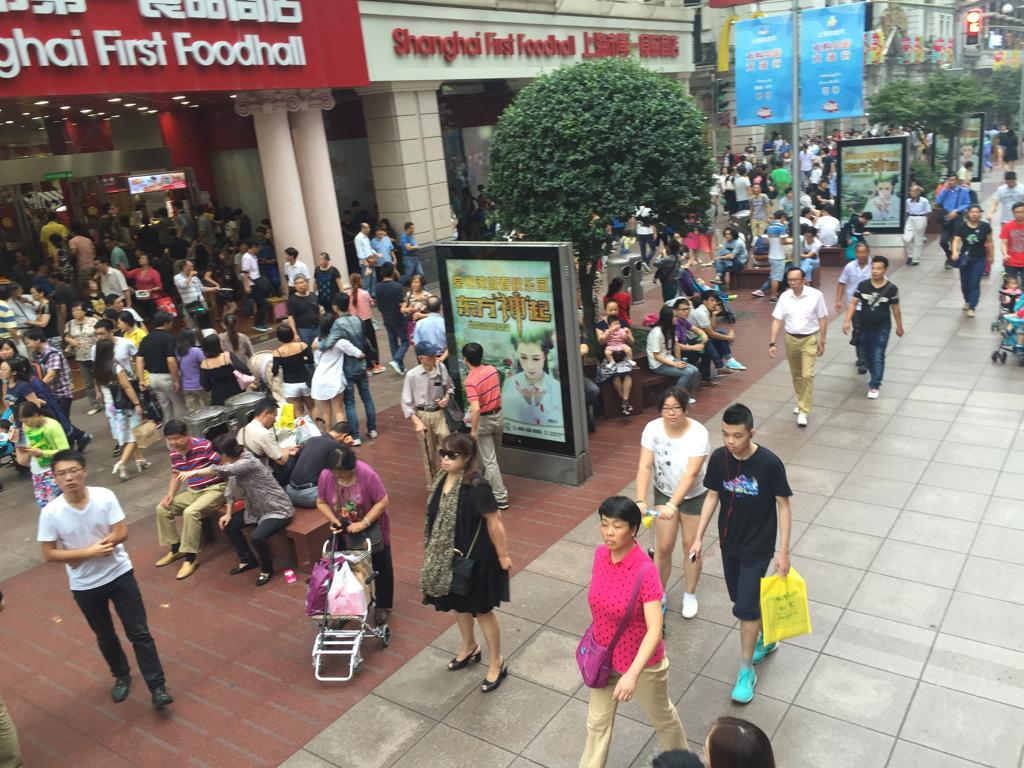
#> input picture ShanghaiTech/part_B/train_data/images/IMG_111.jpg, 1024 x 768 px, found by its file name
$ python preprocess_part_B.py
#> lines starting #> are read from the running program, lines starting #| are printed output that depends on the picture
"""
Preprocessing for ShanghaiTech Part B - Crowd Counting Dataset
Includes:
- Load images from train_data and test_data
- Generate density maps from ground truth annotations
- Apply ImageNet normalization
- Data augmentation for training set
- Save as pickle and NPZ for training
"""

import os
import cv2
import numpy as np
import pickle
from scipy import io as sio
from scipy.ndimage import gaussian_filter
from sklearn.model_selection import train_test_split
from pathlib import Path
import matplotlib.pyplot as plt
from tqdm import tqdm

# [71 lines left out: functions generate_density_map_gaussian, normalize_imagenet, augment_image_and_density, not called in this run]

def load_part_b_data():
    """Load ShanghaiTech Part B dataset"""
    root_dir = r"E:\DeepVision\ShanghaiTech\part_B"

    train_img_dir = os.path.join(root_dir, "train_data", "images")
    train_gt_dir = os.path.join(root_dir, "train_data", "ground-truth")
    test_img_dir = os.path.join(root_dir, "test_data", "images")
    test_gt_dir = os.path.join(root_dir, "test_data", "ground-truth")

    print("=" * 70)
    print(" PREPROCESSING: ShanghaiTech PART B")
    print("=" * 70)

    # Load training data
    print("\n [PHASE 1] LOADING TRAINING DATA")
    train_images = []
    train_density_maps = []
    train_counts = []

    train_files = sorted([f for f in os.listdir(train_img_dir) if f.endswith('.jpg')])

    for img_file in tqdm(train_files, desc="Processing training images"):
        img_path = os.path.join(train_img_dir, img_file)
        # Convert IMG_1.jpg to GT_IMG_1.mat
        img_num = img_file.replace('IMG_', '').replace('.jpg', '')
        gt_file = f'GT_IMG_{img_num}.mat'
        gt_path = os.path.join(train_gt_dir, gt_file)

        # Load image
        image = cv2.imread(img_path)
#> image is the input picture: shape (768, 1024, 3); mean B, G, R 117.2, 124.4, 134.6
        if image is None:
            print(f"  Failed to load {img_file}")
            continue

        image = cv2.cvtColor(image, cv2.COLOR_BGR2RGB)
        orig_h, orig_w = image.shape[:2]
#> orig_h = 768; orig_w = 1024

        # Resize to 256x256
        image_resized = cv2.resize(image, (256, 256))
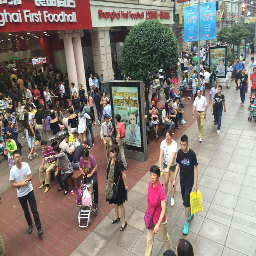
#> image_resized: shape (256, 256, 3); mean R, G, B 134.8, 124.6, 117.4

        # Load ground truth
#> (the run stopped early here; a loop or call above may not have finished)
